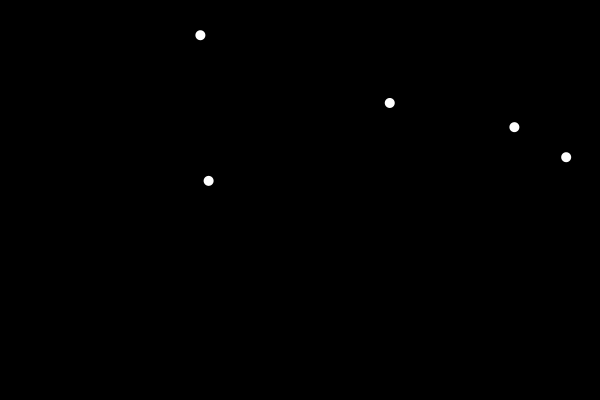
Frame 1 (no input)
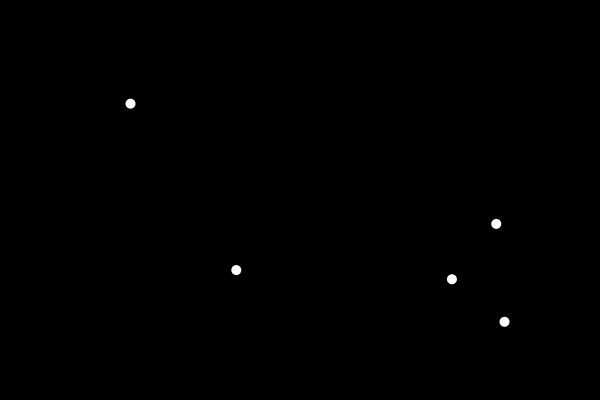
Frame 60 (the mouse pressed at the canvas centre just before this capture)
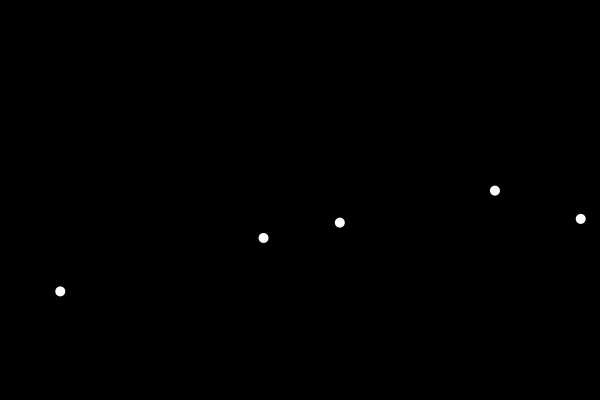
Frame 120 (the mouse held since frame 60 and released just before this capture)

The Processing sketch that drew these frames (run headless with seeded random() and noise(); from frame 60 on, the mouse is pressed at the canvas centre):

// Processing sketch: Sand
// ── Sand.pde
int noParticles = 5;
Particle[] particles;

void setup(){
  size(600, 400);
  particles = new Particle[noParticles];
  
  for (int i = 0; i < noParticles; i++){
    particles[i] = new Particle(random(width), random(height)); //<>//
  }

}

void draw(){
  background(0);
  for (Particle p : particles){ //<>//
    p.move(); //<>//
    p.show();
  }
  println(frameRate);
}

// ── Classes.pde
class Particle{

  PVector loc;
  PVector vel;
  PVector acc;
  PVector grav;
  PVector force;
  float radius;
  float MaxVel;
  float bounceLoss;
  
  Particle(float x_, float y_){
    loc = new PVector(x_, y_);
    vel = new PVector(random(4) - 2, random(4) - 2);
    acc = new PVector(0,0);
    grav = new PVector(0, 0.1);
    force = new PVector(0,0);
    MaxVel = 10;
    radius = 10;
    bounceLoss = 0.9;
  }
  
  void checkEdges() {
    if (loc.x > width - radius){
      vel.x = - vel.x * bounceLoss;
      loc.x = width - radius;
    }
    if (loc.x < radius){
      vel.x = - vel.x * bounceLoss;
      loc.x = radius;
    }
    if (loc.y > height - radius){
      vel.y = - bounceLoss * vel.y;
      vel.x = sqrt(bounceLoss) * vel.x;
      loc.y = height - radius;
    }
    if (loc.y < radius){
      vel.y = - vel.y * bounceLoss;
      vel.x = vel.x * sqrt(bounceLoss);
      loc.y = radius;
    }
  }
  
  void move(){
    checkEdges();
    acc = grav.add(force);
    vel.add(acc);
    vel.limit(MaxVel);
    loc.add(vel);
  }
  
  void show(){
    noStroke();
    fill(255);
    ellipse(loc.x, loc.y, radius, radius);
  }
  
}
